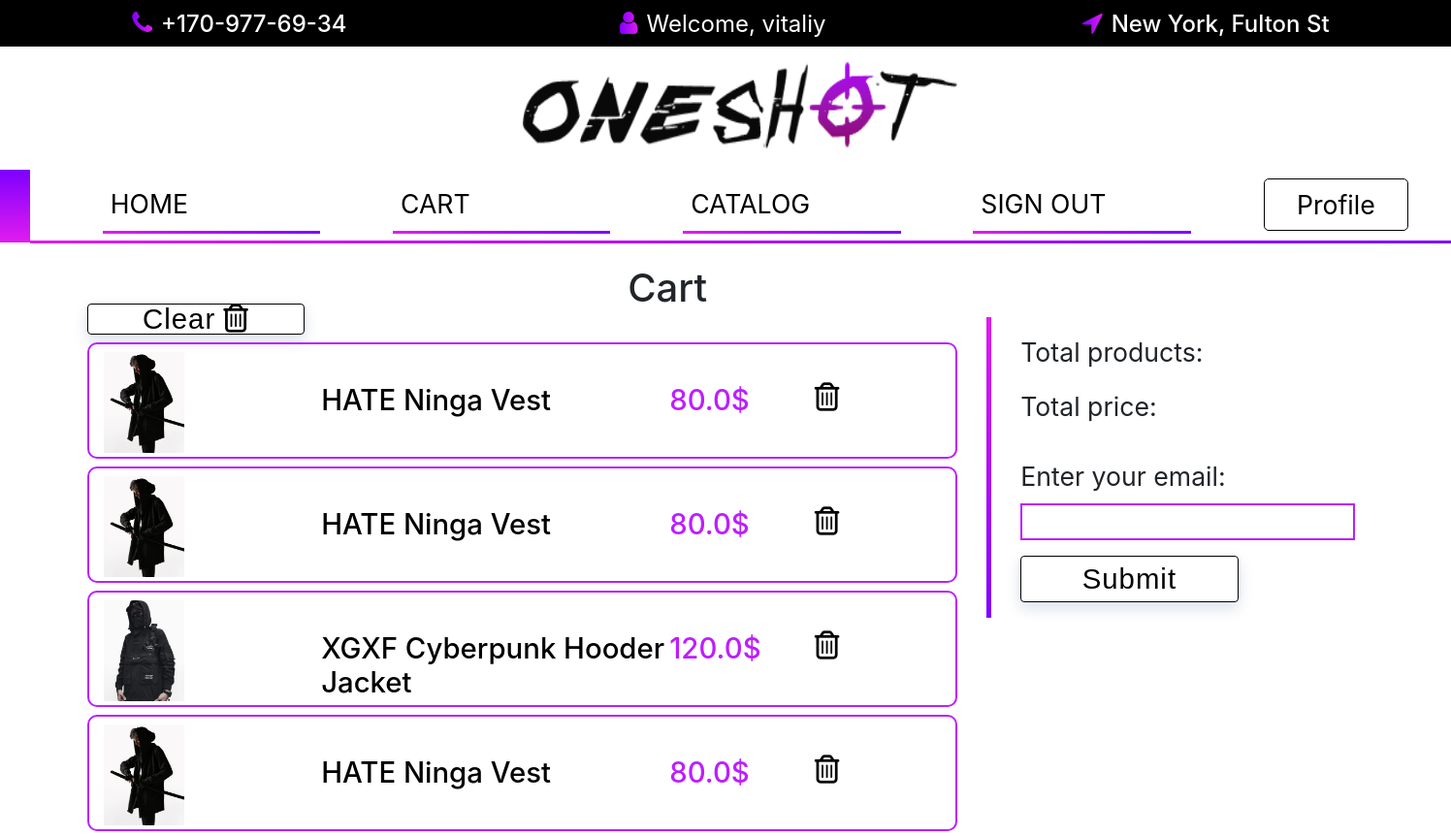
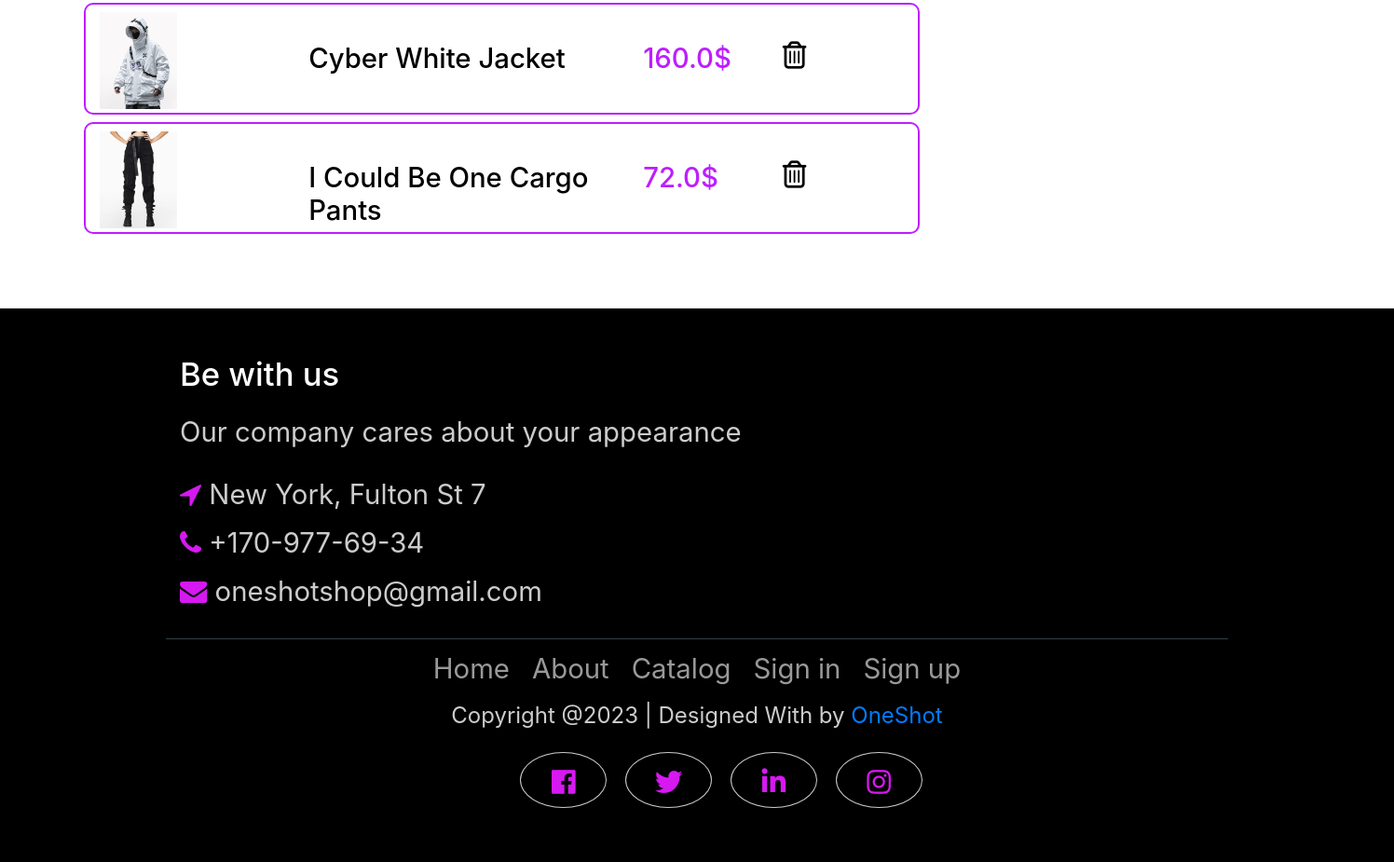
Screenshot of /orders/ (signed in) with the database file from the repository (2 pictures, top to bottom).
### orders/models.py (models this page shows, shortened)
class Order(models.Model):
    title = models.CharField(max_length=100, unique=True)
    user = models.ForeignKey(User, on_delete=models.CASCADE)
    product = models.ForeignKey(Product, on_delete=models.CASCADE)
    amount = models.IntegerField()
    date = models.DateTimeField(auto_now_add=True)
    notes = models.TextField(max_length=300)

### catalog/models.py (models this page shows, shortened)
class Product(models.Model):
    name = models.CharField(max_length=100)
    about = models.TextField(max_length=500)
    color = models.TextField(max_length=500, default="None")
    size = models.TextField(max_length=500, default='None')
    category = models.ForeignKey(Category, on_delete=models.CASCADE)          # Встановлюємо зв'язок між класами
    producer = models.ForeignKey(Producer, on_delete=models.CASCADE)          # Товар - Виробник - Категорія
    photo = models.FileField(upload_to='products/')
    price = models.FloatField()
    sort_by = models.CharField(max_length=100, default='None')

### orders/views.py (the view, shortened to what this page needs)
# urls.py: path('', index),
def index(request):
    if request.method == 'GET':
        user_orders = Order.objects.filter(user_id=request.user.id)
        amount = 0
        for order in user_orders:
            amount += 1
        return render(request, 'orders/index.html', {
            'title': 'Кошик',
            'user_orders': Order.objects.filter(user_id=request.user.id),
            'amount': amount
    })

### templates/orders/index.html (shortened to what this page needs)
{% extends '_layouts/base.html' %}
{% load static %}
{% block cart %}
<link rel="stylesheet" href="https://maxcdn.bootstrapcdn.com/font-awesome/4.7.0/css/font-awesome.min.css">
    {% if amount == 0 %}
        <div class="cart_zero_div">
            <h1 class="cart_zero_text">You haven't added any items to your cart yet</h1>
        </div>
    {% else %}
    <div class="container main-cart">
        <div class="cart-header">
            <h2 class="cart-header-text">Cart</h2>
        </div>
        <div class="cart-in cart-left" id="delete-all">
        <a href="/orders/"><button type="submit" class="btn-detail-cart delete-all-btn" >
            Clear  <i class="fa fa-trash-o" aria-hidden="true" style="margin-left:1vh"></i>
        </button></a>
        {% for order in user_orders %}
            <div class="cart-product">
                <div class="section-1">
                    <img src="/media/{{order.product.photo}}" class="cart-product-photo">
                </div>
                <div class="section-2">
                    <h6 class="cart-product-text">{{order.product.name}}</h6>
                </div>
                <div class="section-3">
                    <h6 class="cart-product-text" style="color:#BD1EFE;">{{order.product.price}}$</h6>
                </div>
                <div class="section-4" id="delete-product">
                    <a href="/orders/" class="delete-product-btn"><i class="fa fa-trash-o cart-product-text" aria-hidden="true"></i></a>
                </div>
            </div>
        {% endfor %}
    </div>
    <div class="cart-in cart-right">
        <div class="cart-bill">
            <p class="total-cart-text">Total products: </p>
            <p class="total-cart-text">Total price: </p>
            <form action="/orders/" method="post">
                <p>
                    <label for="email" class="total-cart-text">
                        Enter your email:
                    </label>
                    <input type="email" id="email" name="email" class="inp" required style="margin-left:2vw;">
                    <button type="submit" id="submit" class="btn-detail-cart" style="margin-left:2vw;">
                        Submit
                    </button>
                </p>
            </form>
        </div>
    </div>
</div>
{% endif %}
{% endblock cart %}

### templates/_layouts/base.html (shortened to what this page needs)
<!DOCTYPE html>
{% load static %}
<html lang="en">
<head>
    <link href="https://cdn.jsdelivr.net/npm/bootstrap@5.0.2/dist/css/bootstrap.min.css" rel="stylesheet">
    <link rel="stylesheet" href="{% static 'css/style_1-500.css' %}">
    <link rel="stylesheet" href="{% static 'css/style_500-1000.css' %}">
    <link rel="stylesheet" href="{% static 'css/style_1000-1440.css' %}">
    <link rel="stylesheet" href="{% static 'css/style_1440-1800.css' %}">
    <link rel="stylesheet" href="{% static 'css/style_1800-2600.css' %}">
    <link rel="stylesheet" href="path/to/font-awesome/css/font-awesome.min.css">
    <link rel="stylesheet" href="https://maxcdn.bootstrapcdn.com/bootstrap/4.0.0/css/bootstrap.min.css">
    <link rel="stylesheet" href="https://maxcdn.bootstrapcdn.com/font-awesome/4.7.0/css/font-awesome.min.css">
    <link rel="stylesheet" href="https://use.fontawesome.com/releases/v5.2.0/css/all.css">
</head>
<body>
    {% include '_fragments/header.html' %}
    {% block cart %}{% endblock cart %}
    {% include '_fragments/footer.html' %}
</body>
</html>

### templates/_fragments/header.html (shortened to what this page needs)
{% load static %}
<div class="header">
    <div class="header_container_1">
        <div class="header_container_2">
            <i class="fa fa-phone header_icon icon-text-header" aria-hidden="true"></i>
            <h1 class="header_h1 icon-text-header"> +170-977-69-34</h1>
        </div>
        <div class="header_container_2">
            {% if not user.is_authenticated %}
                 <i class="fa fa-user header_icon icon-text-header" aria-hidden="true" ></i>
                 <a href="/accounts/sign_in" class="header_h1"> Status - Guest </a>
            {% else %}
                <i class="fa fa-user header_icon icon-text-header" aria-hidden="true" ></i>
                <a href="/accounts/profile" class="header_h1 icon-text-header"> Welcome, {{ user.username }}</a>
            {% endif %}
        </div>
        <div class="header_container_2">
            <i class="fa fa-location-arrow header_icon icon-text-header" aria-hidden="true"></i>
            <h1 class="header_h1 icon-text-header"> New York, Fulton St</h1>
        </div>
    </div>
</div>
<div class="container">
  <div class="logo element-animation">
     <img id='logo' src="{% static 'img/NewLogo.png' %}" alt="">
  </div>
</div>
<nav class="navbar navbar-expand-lg navbar-light">
  <div class="container-fluid">
    <div class="collapse navbar-collapse" id="navbarSupportedContent">
      <ul class="navbar-nav me-auto mb-2 mb-lg-0">
        <li class="nav-item">
          <a class="nav-link active" aria-current="page" href="/">Home</a>
        </li>
        {% if user.is_authenticated %}
        <li class="nav-item">
          <a class="nav-link active" aria-current="page" href="/orders/">Cart</a>
        </li>
        {% endif %}
        <li class="nav-item">
          <a class="nav-link" href="/catalog">Catalog</a>
        </li>
    {% if not user.is_authenticated %}
        <li class="nav-item">
          <a class="nav-link" href="/accounts/sign_up" tabindex="-1" aria-disabled="true">SIGN UP</a>
        </li>
    {% else %}
        <li class="nav-item">
          <a class="nav-link" href="/accounts/sign_out" tabindex="-1" aria-disabled="true">SIGN OUT</a>
        </li>
    {% endif %}
      </ul>
<div style="margin-right:4vw;">
    {% if not user.is_authenticated %}
        <a href="/accounts/sign_in">
            <button type="button" class="btn btn-info sign-in-profile-btn">
                Sign In
            </button>
        </a>
    {% else %}
        <button type="button" class="btn btn-info sign-in-profile-btn">
            Profile
        </button>
    {% endif %}
</div>
    </div>
  </div>
</nav>

### templates/_fragments/footer.html (shortened to what this page needs)
{% load static %}
<footer class="footer">
<div class="container bottom_border">
<div class="row">
<div class=" col-sm-4 col-md col-sm-4  col-12 col be-with-us">
<h5 class="headin5_amrc col_white_amrc pt2 be-with-us-main">Be with us</h5>
<p class="mb10 be-with-us">Our company cares about your appearance</p>
<p class="be-with-us"><i class="fa fa-location-arrow footer-icon"></i> New York, Fulton St 7 </p>
<p class="be-with-us"><i class="fa fa-phone footer-icon"></i>  +170-977-69-34  </p>
<p class="be-with-us"><i class="fa fa fa-envelope footer-icon"></i> oneshotshop@gmail.com  </p>
</div>
</div>
</div>
<div class="container">
<ul class="foote_bottom_ul_amrc">
<li><a href="/">Home</a></li>
<li><a href="/about">About</a></li>
<li><a href="/catalog">Catalog</a></li>
<li><a href="/accounts/sign_in">Sign in</a></li>
<li><a href="/accounts/sign_up">Sign up</a></li>
</ul>
<p class="text-center">Copyright @2023 | Designed With by <a href="#">OneShot</a></p>
<ul class="social_footer_ul">
<li><a href="http://webenlance.com"><i class="fab fa-facebook-f footer-icon"></i></a></li>
<li><a href="http://webenlance.com"><i class="fab fa-twitter footer-icon"></i></a></li>
<li><a href="http://webenlance.com"><i class="fab fa-linkedin footer-icon"></i></a></li>
<li><a href="http://webenlance.com"><i class="fab fa-instagram footer-icon"></i></a></li>
</ul>
</div>
</footer>

### rows the page displays
Order: product.photo (picture), product.name "HATE Ninga Vest", product.price "80.0"
Order: product.photo (picture), product.name "HATE Ninga Vest", product.price "80.0"
Order: product.photo (picture), product.name "XGXF Cyberpunk Hooder Jacket", product.price "120.0"
Order: product.photo (picture), product.name "HATE Ninga Vest", product.price "80.0"
Order: product.photo (picture), product.name "Cyber White Jacket", product.price "160.0"
Order: product.photo (picture), product.name "I Could Be One Cargo Pants", product.price "72.0"

### other values shown
{{ user.username }} "vitaliy"
